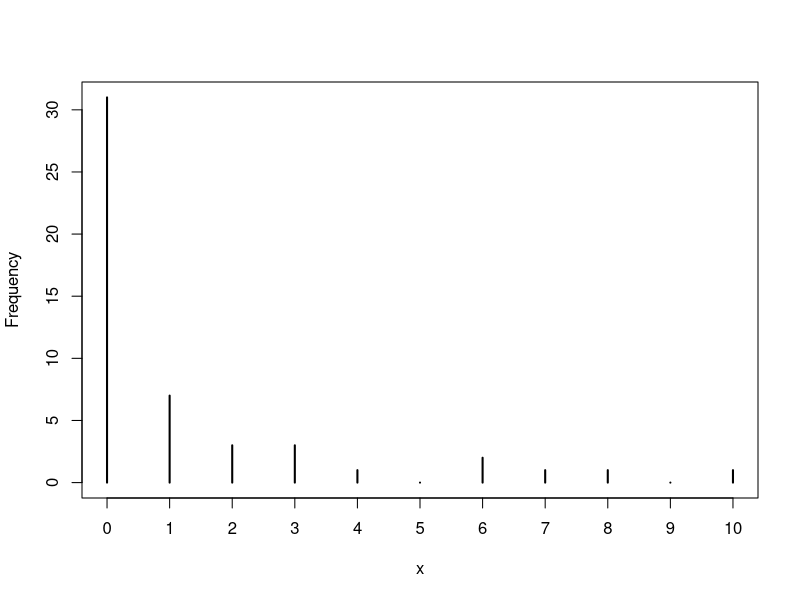

Here is the R script that generated this plot:
## ---- chunk 1
knitr::opts_chunk$set(echo = TRUE)
## ---- chunk 2
nll = function(par,y,x){
  a = par[1]
  b = par[2]
  sd = par[3]
  # this calculates the mean y for a given value of x:
  #the deterministic function
  mu = a+b*x
  # this calculates the likelihood of the function given the probability
  # distribution, the data and mu and sd
  nll = -sum(dnorm(y,mean=mu,sd=sd,log=T))
  return(nll)
}
## ---- chunk 3
nll.mle = function(a,b,sd){
  # this calculates the mean y for a given value of x: the deterministic function
  mu = a+b*x
  # this calculates the likelihood of the function given the probability
  # distribution, the data and mu and sd
  nll = -sum(dnorm(y,mean=mu,sd=sd,log=T))
  return(nll)
}

## ---- chunk 4
set.seed(1001)
mu.true=1
k.true=0.4
x = rnbinom(50,mu=mu.true,size=k.true)
plot(table(factor(x,levels=0:max(x))),
   ylab="Frequency",xlab="x")
# this function calculate the NLL of the data given the set of parameters defined in p
NLLfun1 = function(p,dat=x) {
mu=p[1]
k=p[2]
-sum(dnbinom(x,mu=mu,size=k,log=TRUE))
}
# the NLL of the data given the parameter values that were used to generate the data
nll.true=NLLfun1(c(mu=mu.true,k=k.true))
nll.true
NLLfun1(c(mu=10,k=10))
m = mean(x)
v = var(x)
# calculate parameters through method of moments
mu.mom = m
k.mom = m/(v/m-1)
# find MLE estimate of the parameters given the data
opt1 = optim(fn=NLLfun1,par=c(mu=mu.mom,k=k.mom),hessian=TRUE)
coef(opt1)
# NLL at MLE
opt1$value
# compare with nll.true
# significantly different?
ldiff=nll.true-opt1$value; ldiff
# no significant difference (which is what we would expect in 95% the generated datasets)
pchisq(2*ldiff,df=2,lower.tail=FALSE)
